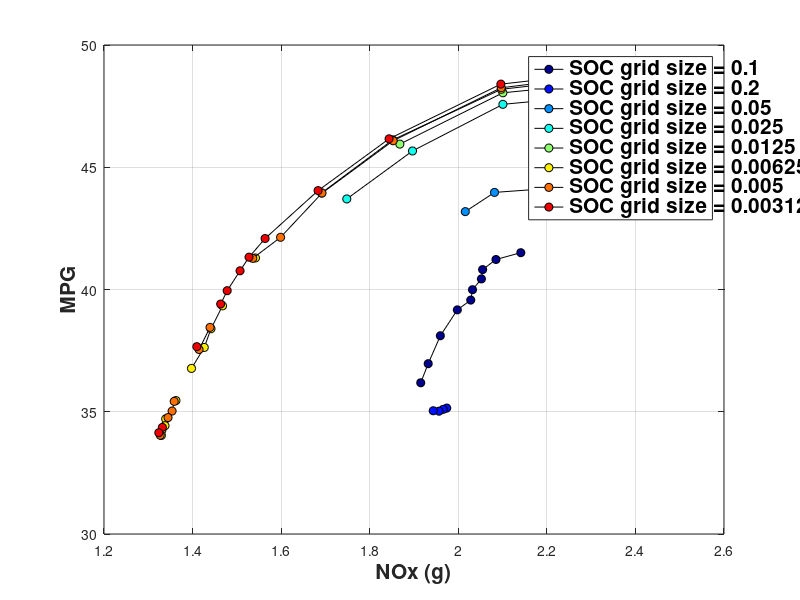
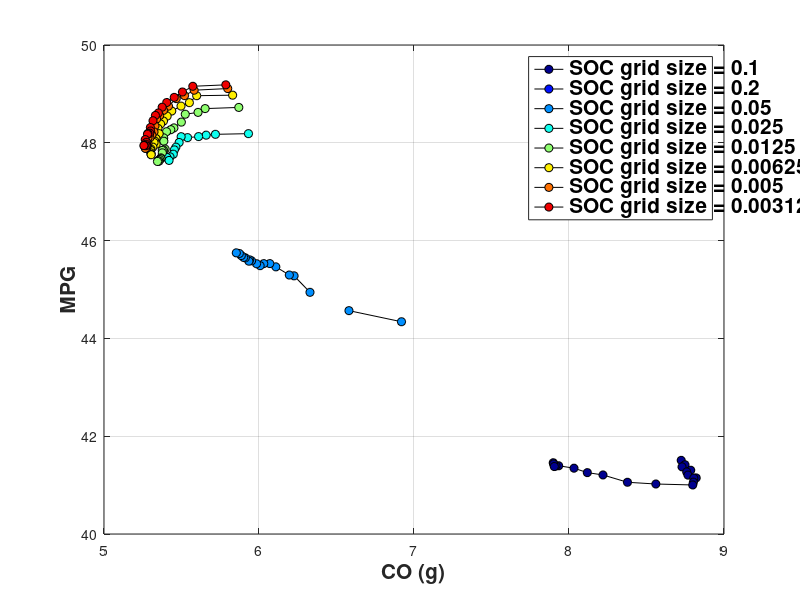
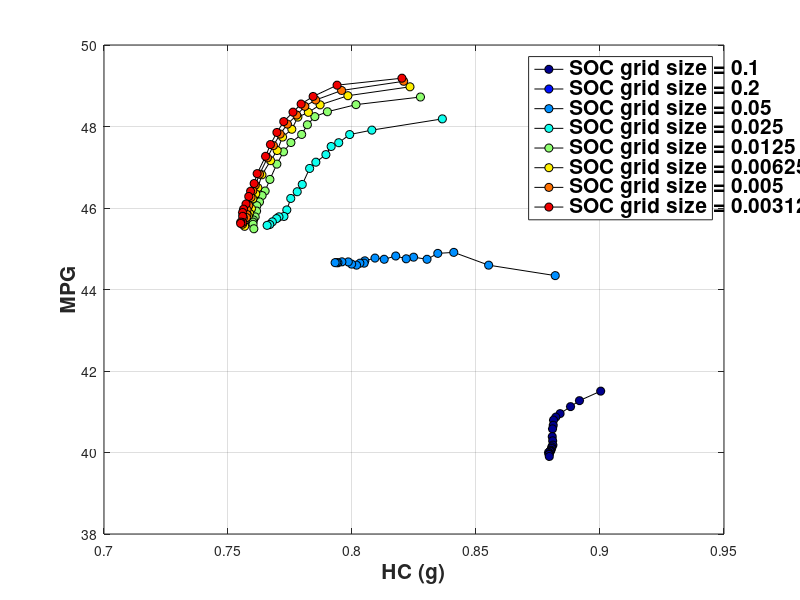
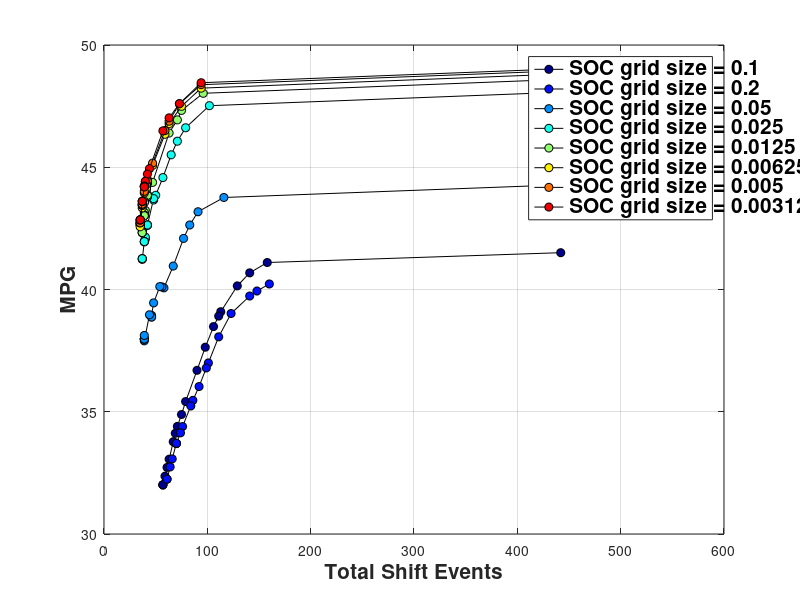

MATLAB code for these plots, in order: (Note: this script raises an error after producing the figures.)
clear;
clf;
close all;
C = jet;
h = 14;
r=6;
t = 10;
q = 7;  % For colors
start = 1;
stop = 10;
for i = [1,2,3,4,5,6,7,8];
    if i == 1
        load SOC_grid_0_1_trq_1_Nm;
        c = 'SOC grid size = 0.1';
    elseif i == 2
        load SOC_grid_0_2_trq_1_Nm;
        c = 'SOC grid size = 0.2';
    elseif i == 3
        load SOC_grid_0_05_trq_1_Nm;
        c = 'SOC grid size = 0.05';
    elseif i == 4
        load SOC_grid_0_025_trq_1_Nm;
        c = 'SOC grid size = 0.025';
    elseif i == 5
        load SOC_grid_0_0125_trq_1_Nm;
        c = 'SOC grid size = 0.0125';
    elseif i == 6
        load SOC_grid_0_00625_trq_1_Nm;
        c = 'SOC grid size = 0.00625';
    elseif i == 7
        load SOC_grid_0_005_trq_1_Nm;
        c = 'SOC grid size = 0.005';
    elseif i == 8
        load SOC_grid_0_003125_trq_1_Nm;
        c = 'SOC grid size = 0.003125';
    elseif i == 9
        load SOC_grid_005_interp_cubic;
        c = '0.005 cubic interp.';
    elseif i == 10
        load SOC_grid_0005_interp_cubic;
        c = '0.0005 cubic. interp.';
    elseif i == 11;
        load SOC_grid_005_interp_full_cyc;
        c = '0.005 line. interp FULL';
    elseif i == 12;
        load SOC_grid_005_interp_lower_weights;
        c = '0.005 line. interp Lower weights';
    elseif i == 13;
        load SOC_grid_005_interp_full_cyc_smooth;
        c = '0.005 line. interp Full CYC Smoothed Data';
    else
        load SOC_grid_001_interp_full_cyc_smooth;
        c = '0.001 line. interp Full CYC Smoothed Data';
    end
    
    if i == start
        leg = {c};
        a = 1;
    else
        leg = {leg{1:a}, c};
        a = a+1;
    end
%     
%     if i ==4
%     s =  1000/10.2567;
%     else
%         s= 1;
%     end
s=1;
    figure(1)
    plot(result.NOx(1,:)*s,result.mpg(1,:),'-ko',...
        'LineWidth',0.5,...
        'MarkerEdgeColor','k',...
        'MarkerFaceColor',C(a+(a-1)*q,:),...
        'MarkerSize',r)
    grid on
    ylabel('MPG')
    xlabel('NOx (g)')
    legend(leg{1:a})
    set(findall(gcf,'type','text'),'FontSize',15,'fontWeight','bold')
    hold on
    
    figure(2)
    plot(result.CO(2,:)*s,result.mpg(2,:),'-ko',...
        'LineWidth',0.5,...
        'MarkerEdgeColor','k',...
        'MarkerFaceColor',C(a+(a-1)*q,:),...
        'MarkerSize',r)
    grid on
    ylabel('MPG')
    xlabel('CO (g)')
    legend(leg{1:a})
    set(findall(gcf,'type','text'),'FontSize',15,'fontWeight','bold')
    hold on
    
    figure(3)
    plot(result.HC(3,:)*s,result.mpg(3,:),'-ko',...
        'LineWidth',0.5,...
        'MarkerEdgeColor','k',...
        'MarkerFaceColor',C(a+(a-1)*q,:),...
        'MarkerSize',r)
    grid on
    ylabel('MPG')
    xlabel('HC (g)')
    legend(leg{1:a})
    set(findall(gcf,'type','text'),'FontSize',15,'fontWeight','bold')
    hold on
    
    figure(4)
    plot(result.SE(4,:),result.mpg(4,:),'-ko',...
        'LineWidth',0.5,...
        'MarkerEdgeColor','k',...
        'MarkerFaceColor',C(a+(a-1)*q,:),...
        'MarkerSize',r)
    grid on
    ylabel('MPG')
    xlabel('Total Shift Events')
    legend(leg{1:a})
    set(findall(gcf,'type','text'),'FontSize',15,'fontWeight','bold')
    hold on
    
    figure(5)
    plot(result.EE(5,:),result.mpg(5,:),'-ko',...
        'LineWidth',0.5,...
        'MarkerEdgeColor','k',...
        'MarkerFaceColor',C(a+(a-1)*q,:),...
        'MarkerSize',r)
    grid on
    ylabel('MPG')
    xlabel('Total Engine Events')
    legend(leg{1:a})
    set(findall(gcf,'type','text'),'FontSize',15,'fontWeight','bold')
    hold on
    
    figure(6)
    plot(result.CE(6,:),result.mpg(6,:),'-ko',...
        'LineWidth',0.5,...
        'MarkerEdgeColor','k',...
        'MarkerFaceColor',C(a+(a-1)*q,:),...
        'MarkerSize',r)
    grid on
    ylabel('MPG')
    xlabel('Total Idle Events')
    legend(leg{1:a})
    set(findall(gcf,'type','text'),'FontSize',15,'fontWeight','bold')
    hold on
end

hold off
set(findall(gcf,'type','text'),'FontSize',15,'fontWeight','bold')

